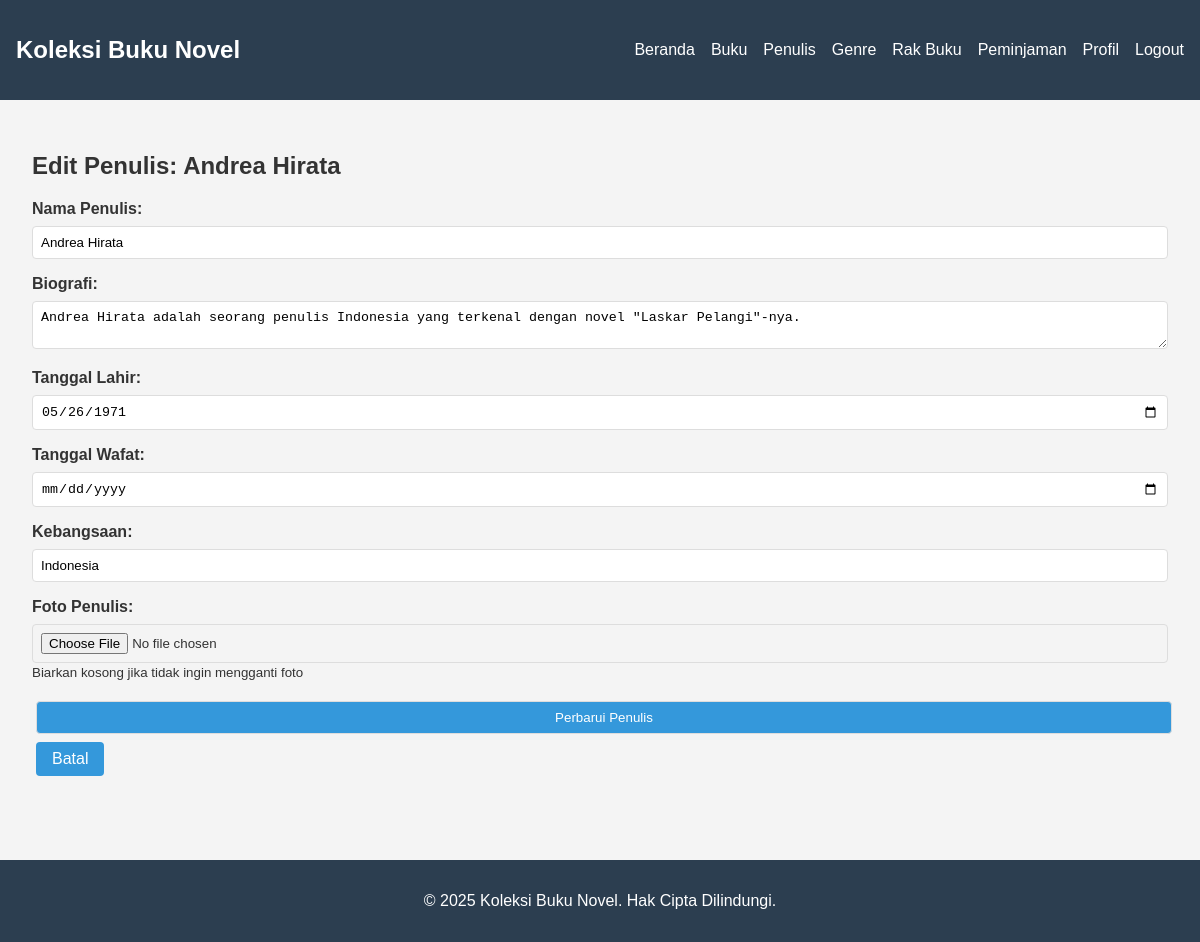
/pages/authors/edit.php?id=1 (signed in), run on the app's committed database.
### tables this page shows
CREATE TABLE authors (
    id INT AUTO_INCREMENT PRIMARY KEY,
    name VARCHAR(100) NOT NULL,
    biography TEXT,
    birth_date DATE,
    death_date DATE,
    nationality VARCHAR(50),
    photo VARCHAR(255),
    created_at TIMESTAMP DEFAULT CURRENT_TIMESTAMP,
    updated_at TIMESTAMP DEFAULT CURRENT_TIMESTAMP ON UPDATE CURRENT_TIMESTAMP
);

### pages/authors/edit.php (the view, shortened to what this page needs)
<?php
require_once '../../includes/header.php';
require_once '../../includes/auth_check.php';
$author_id = (int)$_GET['id'];
$stmt = $pdo->prepare("SELECT * FROM authors WHERE id = ?");
$stmt->execute([$author_id]);
$author = $stmt->fetch(PDO::FETCH_ASSOC);
if ($_SERVER['REQUEST_METHOD'] == 'POST') {
    $name = sanitize_input($_POST['name']);
    $biography = sanitize_input($_POST['biography']);
    $birth_date = $_POST['birth_date'] ?? null;
    $death_date = $_POST['death_date'] ?? null;
    $nationality = sanitize_input($_POST['nationality']);
    $photo = $author['photo'];
    if (isset($_FILES['photo']) && $_FILES['photo']['error'] == 0) {
        if ($author['photo'] && file_exists(AUTHOR_UPLOAD_PATH . $author['photo'])) {
            unlink(AUTHOR_UPLOAD_PATH . $author['photo']);
        }
        $upload_result = upload_file($_FILES['photo'], AUTHOR_UPLOAD_PATH);
        if ($upload_result['success']) {
            $photo = $upload_result['filename'];
        } else {
            $error = $upload_result['message'];
        }
    }
    if (empty($error)) {
        try {
            $stmt = $pdo->prepare("UPDATE authors SET name=?, biography=?, birth_date=?, death_date=?, nationality=?, photo=? WHERE id=?");
            $stmt->execute([$name, $biography, $birth_date, $death_date, $nationality, $photo, $author_id]);
            echo "<div class='alert alert-success'>Penulis berhasil diperbarui!</div>";
            echo "<a href='index.php'>Kembali ke Daftar Penulis</a>";
        } catch (PDOException $e) {
            echo "<div class='alert alert-error'>Gagal memperbarui penulis: " . $e->getMessage() . "</div>";
        }
    } else {
        echo "<div class='alert alert-error'>$error</div>";
    }
} else {
    echo "<h2>Edit Penulis: " . $author['name'] . "</h2>";
    echo "<form method='post' enctype='multipart/form-data'>";
    echo "<div class='form-group'>";
    echo "<label for='name'>Nama Penulis:</label>";
    echo "<input type='text' id='name' name='name' value='" . htmlspecialchars($author['name']) . "' required>";
    echo "</div>";
    echo "<div class='form-group'>";
    echo "<label for='biography'>Biografi:</label>";
    echo "<textarea id='biography' name='biography'>" . htmlspecialchars($author['biography']) . "</textarea>";
    echo "</div>";
    echo "<div class='form-group'>";
    echo "<label for='birth_date'>Tanggal Lahir:</label>";
    echo "<input type='date' id='birth_date' name='birth_date' value='" . ($author['birth_date'] ?? '') . "'>";
    echo "</div>";
    echo "<div class='form-group'>";
    echo "<label for='death_date'>Tanggal Wafat:</label>";
    echo "<input type='date' id='death_date' name='death_date' value='" . ($author['death_date'] ?? '') . "'>";
    echo "</div>";
    echo "<div class='form-group'>";
    echo "<label for='nationality'>Kebangsaan:</label>";
    echo "<input type='text' id='nationality' name='nationality' value='" . htmlspecialchars($author['nationality'] ?? '') . "'>";
    echo "</div>";
    echo "<div class='form-group'>";
    echo "<label for='photo'>Foto Penulis:</label>";
    echo "<input type='file' id='photo' name='photo' accept='image/*'>";
    echo "<small>Biarkan kosong jika tidak ingin mengganti foto</small>";
    echo "</div>";
    echo "<div class='form-group'>";
    echo "<input type='submit' value='Perbarui Penulis' class='btn btn-primary'>";
    echo "<a href='index.php' class='btn'>Batal</a>";
    echo "</div>";
    echo "</form>";
}
require_once '../../includes/footer.php';
?>

### assets/css/style.css (style rules this page uses)
body { font-family: Arial, sans-serif; margin: 0; padding: 0; background-color: #f4f4f4; color: #333; }
.btn { display: inline-block; padding: 0.5rem 1rem; background-color: #3498db; color: white; text-decoration: none; border-radius: 4px; margin: 0.25rem; }
.btn-primary { background-color: #3498db; }
.form-group { margin-bottom: 1rem; }
.form-group label { display: block; margin-bottom: 0.5rem; font-weight: bold; }
.form-group input, .form-group textarea, .form-group select { width: 100%; padding: 0.5rem; border: 1px solid #ddd; border-radius: 4px; box-sizing: border-box; }

### data on the page
authors: name "Andrea Hirata", biography "Andrea Hirata adalah seorang penulis Indonesia yang terkenal dengan novel \"Laskar Pelangi\"-nya.", birth_date "05/26/1971", nationality "Indonesia"

### other printed values
SITE_NAME "Koleksi Buku Novel"
